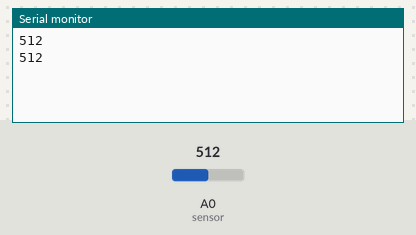
Simulated run of this sketch. Board: Arduino Uno, built with avr-gcc and run on an emulated ATmega328P. Parts: the last lines printed to the serial monitor. Inputs (shaded band) come from the test bench; at power-on: A0 (sensor) = 512.

Above: at 1.8 s.
1.9 s: A0 (sensor) set to 716
At 2.7 s:
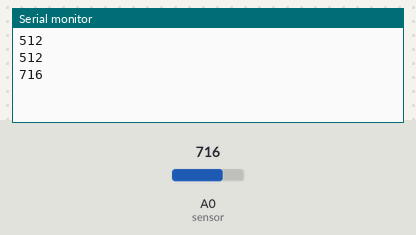
3.4 s: A0 (sensor) set to 900
At 4.8 s:
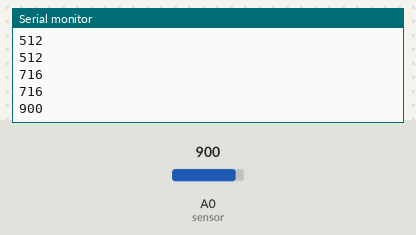
Timing chart, 0 to 6.4 s (numbered marks = the images above; inputs shaded):
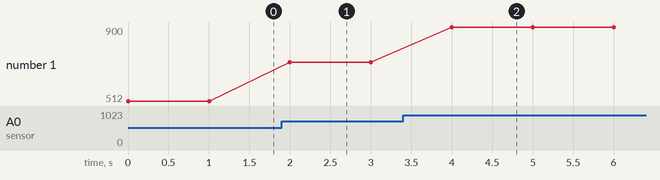

Measured:
- after the input at 1.9 s, the serial monitor: prints a new line after 0.10 s (image 1)
- after the input at 3.4 s, the serial monitor: prints a new line after 0.60 s (image 2)
- plotted number 1: 512 → 716 after the input at 1.9 s, 716 → 900 after the input at 3.4 s

The sketch:

cds.ino
```cpp
int sensor = A0;
int value;

void setup() {
  Serial.begin(9600); // 시리얼 통신 시작
  pinMode(sensor, INPUT);
}

void loop() {
  value = analogRead(sensor);
  Serial.println(value);
  delay(1000); // 1초 대기
}
```
